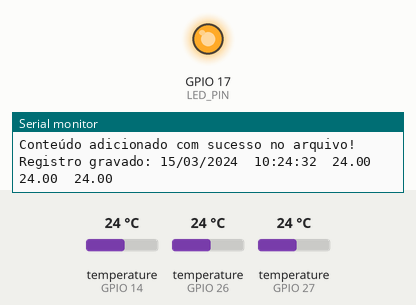
Recording of a sketch running on a simulated ESP32. Parts: output pins drawn as LEDs (lit = HIGH), the last lines printed to the serial monitor. The inputs (shaded band) are chosen by the test bench; at power-on: temperature (sensors on GPIO 14, GPIO 26, GPIO 27) 24 °C. WiFi joins after 1.5 s; servers stay silent unless stated; the local clock reads 2024-03-15 10:24:30 at power-on unless the sketch sets it; storage starts empty.

Above: at 4.41 s.
At 71.8 s:
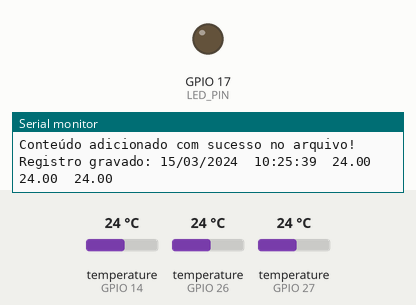
Timing chart, 0 to 73.3 s (numbered marks = the images above):
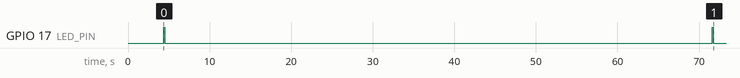

Measured:
- by itself, GPIO 17 (LED_PIN): HIGH → LOW at 4.5 s, → HIGH 67.1 s later, → LOW 0.10 s later

The sketch:

datalog_ESP_32_BT_fev05B_firebase_ok_atualizando.ino
```cpp
#include <SD.h>
#include <SPI.h>
#include <RTClib.h>
#include <OneWire.h>
#include <DallasTemperature.h>
#include <WiFi.h>
#include <FirebaseESP32.h>
#include "FS.h"  // Sistema de arquivos (como SPIFFS ou LittleFS)
#include <TimeLib.h>  // Para manipular o tempo e facilitar comparações

// Configuração do WiFi
#define WIFI_SSID "Englife"
#define WIFI_PASSWORD "kpq6f4716"

// Configuração do Firebase
#define FIREBASE_HOST "https://datalogeer-default-rtdb.firebaseio.com/"
#define FIREBASE_AUTH "AIzaSyAMAf30UG0YOqaxF-KgD5gfAhWhddN-5Qg"

FirebaseData firebaseData;
FirebaseAuth auth;
FirebaseConfig config;

const int chipSelect = 5; // Pino CS do módulo SD no ESP32
File myFile;
RTC_DS1307 rtc;
// Variável global para armazenar a última mensagem enviada que não seja um ACK
String ultimaMensagemEnviada;

// Defina os pinos onde os sensores DS18B20 estão conectados
#define ONE_WIRE_BUS1 14
#define ONE_WIRE_BUS2 27
#define ONE_WIRE_BUS3 26
#define LED_PIN 17  // Pino do LED no ESP32

// Inicializando os barramentos OneWire para os sensores
OneWire oneWire1(ONE_WIRE_BUS1);
OneWire oneWire2(ONE_WIRE_BUS2);
OneWire oneWire3(ONE_WIRE_BUS3);

// Inicializando as instâncias de sensores
DallasTemperature sensor1(&oneWire1);
DallasTemperature sensor2(&oneWire2);
DallasTemperature sensor3(&oneWire3);

// Variáveis globais para intervalo e nome do arquivo
unsigned long intervalo = 1; // Valor padrão em minutos
String nomeArquivo = "/datalog.txt";
DateTime ultimaColeta;
DateTime ultimoEnvio; // Variável global para armazenar o horário do último envio

int intervaloMinutos = 1440;  // envio do pacote de dados para o grafico, as últimas 60 minutos (1 hora)
int tempoPersonalizado = 0.5; // envio do estado de cada sensor


// Função para inicializar o cartão SD
bool inicializarSD(int tentativasMax) {
    for (int tentativa = 1; tentativa <= tentativasMax; tentativa++) {
        if (SD.begin(chipSelect)) {
            Serial.println("Cartão SD inicializado com sucesso!");
            return true;
        } else {
            Serial.print("Erro ao inicializar o cartão SD. Tentativa ");
            Serial.println(tentativa);
            delay(1000); // Aguarda 1 segundo antes de tentar novamente
        }
    }
    Serial.println("Falha ao inicializar o cartão SD após múltiplas tentativas.");
    return false;
}
void mostrarUltimas24h(const String& nomeArquivo, int intervaloMinutos) {
    if (!SD.exists(nomeArquivo)) {
        Serial.println("Arquivo não encontrado!");
        return;
    }

    File file = SD.open(nomeArquivo, FILE_READ);
    if (!file) {
        Serial.println("Erro ao abrir o arquivo.");
        return;
    }

    DateTime agora = rtc.now();
    TimeSpan intervalo(intervaloMinutos * 60); // Converte minutos para segundos

    // Definindo o limite de tempo com base no intervalo fornecido
    DateTime limite = agora - intervalo;

    Serial.print("Registros das últimas ");
    Serial.print(intervaloMinutos);
    Serial.println(" minutos:");

    while (file.available()) {
        String linha = file.readStringUntil('\n');
        linha.trim();

        // Ignora linhas em branco ou cabeçalhos
        if (linha.length() == 0 || linha.startsWith("Data")) continue;

        int dia, mes, ano, hora, minuto, segundo;
        float tempAgua, tempEstufa, tempExterna;

        // Formato de data e temperatura no arquivo
        if (sscanf(linha.c_str(), "%d/%d/%d\t%d:%d:%d\t%f\t%f\t%f",
                   &dia, &mes, &ano, &hora, &minuto, &segundo,
                   &tempAgua, &tempEstufa, &tempExterna) == 9) {

            DateTime dataRegistro(ano, mes, dia, hora, minuto, segundo);

            // Comparar data com o limite definido
            if (dataRegistro >= limite) {
                // Exibir os dados no serial
                Serial.println(linha);

                // Enviar os dados para o Firebase
                enviarDadosFirebase(linha);
            }
        }
    }

    file.close();
}

// Carregar configurações do arquivo
void carregarConfiguracoes() {
    myFile = SD.open("/conf.txt");
    if (myFile) {
        Serial.println("Arquivo de configuração encontrado!");
        while (myFile.available()) {
            String linha = myFile.readStringUntil('\n');
            linha.trim();
            if (linha.startsWith("INTERVALO=")) {
                intervalo = linha.substring(10).toInt();
            } else if (linha.startsWith("ARQUIVO=")) {
                nomeArquivo = linha.substring(8);
                nomeArquivo.trim();

                // Garantir que o nome do arquivo tenha extensão válida
                if (!nomeArquivo.endsWith(".txt")) {
                    nomeArquivo += ".txt"; // Adiciona extensão padrão
                }

                // Garantir que o nome tenha um caminho válido
                if (!nomeArquivo.startsWith("/")) {
                    nomeArquivo = "/" + nomeArquivo; // Adiciona barra inicial
                }
            }
        }
        myFile.close();
        Serial.print("Intervalo de coleta: ");
        Serial.print(intervalo);

        Serial.println(" minutos");
        Serial.print("Arquivo de saída: ");
        Serial.println(nomeArquivo);
    } else {
        Serial.println("Arquivo de configuração não encontrado. Usando valores padrão.");
    }
}

// Função para criar um arquivo
bool criarArquivo(const String& nomeArquivo) {
    if (SD.exists(nomeArquivo)) {
        Serial.println("Arquivo já existe.");
        return false; // Retorna false, indicando que não foi necessário criar
    }

    myFile = SD.open(nomeArquivo, FILE_WRITE);
    if (myFile) {
        Serial.println("Arquivo criado com sucesso!");
        myFile.close();
        return true;
    } else {
        Serial.println("Erro ao criar o arquivo.");
        return false;
    }
}

// Função para escrever no arquivo (adicionar nova linha)
bool escreverArquivo(const String& nomeArquivo, const String& conteudo) {
    myFile = SD.open(nomeArquivo, FILE_APPEND); // Modo FILE_APPEND para adicionar linha
    if (myFile) {
        myFile.println(conteudo);
        Serial.println("Conteúdo adicionado com sucesso no arquivo!");
        myFile.close();
        return true;
    } else {
        Serial.println("Erro ao abrir o arquivo para escrita.");
        return false;
    }
}

// Função para inicializar os sensores
void inicializarSensores() {
    sensor1.begin();
    sensor2.begin();
    sensor3.begin();
    pinMode(LED_PIN, OUTPUT); // Configura o LED como saída
}

// Função para obter temperaturas dos sensores DS18B20
float lerSensorTemperatura(DallasTemperature& sensor) {
    sensor.requestTemperatures();
    return sensor.getTempCByIndex(0);
}

// Função para obter data e hora formatada
String obterDataHora() {
    DateTime agora = rtc.now();
    char buffer[20];
    sprintf(buffer, "%02d/%02d/%04d\t%02d:%02d:%02d",
            agora.day(), agora.month(), agora.year(),
            agora.hour(), agora.minute(), agora.second());
    return String(buffer);
}

// Função para registrar leituras dos sensores no arquivo
void registrarLeituras() {
    // Obter data e hora formatada
    String dataHora = obterDataHora();

    // Obter as temperaturas dos sensores
    float tempAgua = lerSensorTemperatura(sensor1);
    float tempEstufa = lerSensorTemperatura(sensor2);
    float tempExterna = lerSensorTemperatura(sensor3);

    // Construir o registro no formato desejado
    char registroBuffer[50];
    sprintf(registroBuffer, "%s\t%.2f\t%.2f\t%.2f",
            dataHora.c_str(), tempAgua, tempEstufa, tempExterna);
    String registro = String(registroBuffer);

    // Escrever o registro no arquivo
    if (escreverArquivo(nomeArquivo, registro)) {
        Serial.println("Registro gravado: " + registro);
        digitalWrite(LED_PIN, HIGH); // Acende o LED para indicar sucesso
        delay(100);
        digitalWrite(LED_PIN, LOW); // Apaga o LED
    } else {
        Serial.println("Falha ao gravar o registro no arquivo.");
    }

    // Envia os dados para o Firebase
    enviarTemperatura("/sensores/temperatura_3", tempAgua);
    enviarTemperatura("/sensores/temperatura_2", tempEstufa);
    enviarTemperatura("/sensores/temperatura_1", tempExterna);
}
// Função para registrar leituras dos sensores no arquivo
void enviarLeituras() {
    // Obter data e hora formatada
    String dataHora = obterDataHora();
    delay(10000);
    // Obter as temperaturas dos sensores
    float tempAgua = lerSensorTemperatura(sensor1);
    float tempEstufa = lerSensorTemperatura(sensor2);
    float tempExterna = lerSensorTemperatura(sensor3);
   // Envia os dados para o Firebase
    enviarTemperatura("/sensores/temperatura_3", tempAgua);
    enviarTemperatura("/sensores/temperatura_2", tempEstufa);
    enviarTemperatura("/sensores/temperatura_1", tempExterna);
}
// Função para verificar se é hora de uma nova coleta
bool verificarHorarioColeta() {
    DateTime agora = rtc.now();
    TimeSpan diferenca = agora - ultimaColeta;
    return diferenca.totalseconds() >= (intervalo * 60);
}
// Função para verificar se é hora de uma nova coleta com um tempo personalizado (em minutos)
bool verificarHorarioColetaCustom(int tempoMinutos) {
    DateTime agora = rtc.now();
    TimeSpan diferenca = agora - ultimoEnvio;
    return diferenca.totalseconds() >= (tempoMinutos * 60);
}


void conectarWiFi() {
    WiFi.begin(WIFI_SSID, WIFI_PASSWORD);
    Serial.print("Conectando ao WiFi");
    while (WiFi.status() != WL_CONNECTED) {
        Serial.print(".");
        delay(1000);
    }
    Serial.println("\nWiFi conectado!");
}

void configurarFirebase() {
    config.host = FIREBASE_HOST;
    config.signer.tokens.legacy_token = FIREBASE_AUTH;
    Firebase.begin(&config, &auth);
    Firebase.reconnectWiFi(true);
}
void enviarDadosFirebase(const String& linha) {
    int dia, mes, ano, hora, minuto, segundo;
    float tempAgua, tempEstufa, tempExterna;

    // Extrair os dados da linha com sscanf
    if (sscanf(linha.c_str(), "%d/%d/%d\t%d:%d:%d\t%f\t%f\t%f",
               &dia, &mes, &ano, &hora, &minuto, &segundo,
               &tempAgua, &tempEstufa, &tempExterna) == 9) {

        // Montar a data e hora no formato desejado
        String dataHora = String(ano) + "-" + (mes < 10 ? "0" : "") + String(mes) + "-" + (dia < 10 ? "0" : "") + String(dia) +
                          "_" + (hora < 10 ? "0" : "") + String(hora) + "-" + (minuto < 10 ? "0" : "") + String(minuto) + "-" + (segundo < 10 ? "0" : "") + String(segundo);

        // Criar os caminhos para enviar ao Firebase
        String caminhoTemperaturaAgua = "/temperaturas/" + dataHora + "/agua";
        String caminhoTemperaturaEstufa = "/temperaturas/" + dataHora + "/estufa";
        String caminhoTemperaturaExterna = "/temperaturas/" + dataHora + "/externa";

        // Enviar os dados para o Firebase
        enviarTemperatura(caminhoTemperaturaAgua.c_str(), tempAgua);
        enviarTemperatura(caminhoTemperaturaEstufa.c_str(), tempEstufa);
        enviarTemperatura(caminhoTemperaturaExterna.c_str(), tempExterna);
    } else {
        Serial.println("Erro ao processar a linha de dados.");
    }
}

void limparCaminho(const char* caminho) {
    if (Firebase.deleteNode(firebaseData, caminho)) {
        Serial.print("Caminho ");
        Serial.print(caminho);
        Serial.println(" apagado com sucesso!");
    } else {
        Serial.print("Erro ao apagar ");
        Serial.print(caminho);
        Serial.print(": ");
        Serial.println(firebaseData.errorReason());
    }
}

void enviarTemperatura(const char* caminho, float valor) {
    if (Firebase.setFloat(firebaseData, caminho, valor)) {
        Serial.print(caminho);
        Serial.println(" enviada com sucesso!");
    } else {
        Serial.print("Erro ao enviar ");
        Serial.print(caminho);
        Serial.print(": ");
        Serial.println(firebaseData.errorReason());
    }
}

void setup() {
    Serial.begin(115200);

    // Inicializar RTC
    if (!rtc.begin()) {
        Serial.println("Não foi possível inicializar o RTC.");
        while (1);
    }
    if (!rtc.isrunning()) {
        Serial.println("O RTC não está em execução. Configurando data e hora.");
        rtc.adjust(DateTime(F(__DATE__), F(__TIME__)));
    }

    // Inicializar o cartão SD com 3 tentativas
    if (!inicializarSD(3)) {
        Serial.println("Inicialização falhou. Verifique o cartão SD.");
        while (1); // Para o programa se não conseguir inicializar o SD
    }

    // Carregar configurações do arquivo
    carregarConfiguracoes();

    // Inicializar os sensores
    inicializarSensores();

    // Criar arquivo
    if (!SD.exists(nomeArquivo)) {
        if (criarArquivo(nomeArquivo)) {
            // Escrever cabeçalho no arquivo se foi criado
            const String cabeçalho = "Data\tHora\tTemp_Água\tTemp_Estufa\tTemp_Externa";
            if (!escreverArquivo(nomeArquivo, cabeçalho)) {
                Serial.println("Falha ao escrever o cabeçalho no arquivo.");
                while (1); // Para o programa se não conseguir escrever no arquivo
            }
        } else {
            Serial.println("Falha ao criar o arquivo.");
            while (1); // Para o programa se não conseguir criar o arquivo
        }
    }

    // Conectar ao Wi-Fi
    conectarWiFi();

    // Configurar o Firebase
    configurarFirebase();

    registrarLeituras();
    enviarTemperatura("intervalo/intervalo", intervalo);
    mostrarUltimas24h(nomeArquivo,intervaloMinutos); // Adicionado o ponto e vírgula correto
    ultimaColeta = rtc.now();
}
void loop() {

    if (verificarHorarioColetaCustom(tempoPersonalizado)) {
    Serial.println("Hora de realizar uma nova coleta!");
          if (WiFi.status() == WL_CONNECTED) {
          enviarLeituras() ;
          }
    ultimoEnvio = rtc.now(); // Atualiza o horário do último envio
    }


    // Verificar se é hora de uma nova coleta e realizar leitura
    if (verificarHorarioColeta() && rtc.now() != ultimaColeta) {
        registrarLeituras();
        if (WiFi.status() != WL_CONNECTED) {
        Serial.println("Não conectado ao WiFi.");

        } else {
        limparCaminho("temperaturas");

        mostrarUltimas24h(nomeArquivo,intervaloMinutos); // Adicionado o ponto e vírgula correto

        }

        ultimaColeta = rtc.now();
    }
}
```
